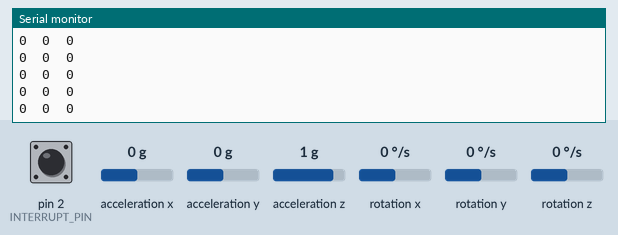
The sketch below on a simulated Arduino Uno, built with avr-gcc and run on an emulated ATmega328P. Parts: the last lines printed to the serial monitor. The test bench sets the inputs (shaded band); at power-on: acceleration x 0 g, acceleration z 1 g, acceleration y 0 g, rotation z 0 °/s, pin 2 (INTERRUPT_PIN) LOW, rotation x 0 °/s, rotation y 0 °/s. The sensor or clock chip raises its interrupt line as the real part does; no radio packets arrive unless stated.

Above: at 1.8 s.
1.9 s: acceleration x set to -1.4 g
At 2.02 s:
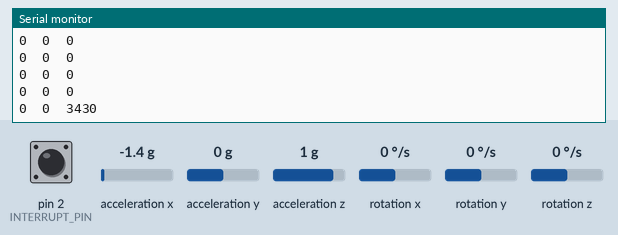
3.4 s: acceleration z set to -1.4 g
At 3.42 s:
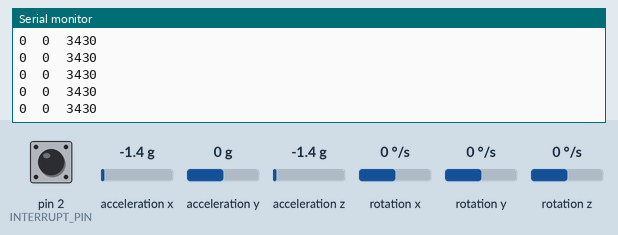
6.4 s: acceleration y set to -1.4 g
At 6.43 s:
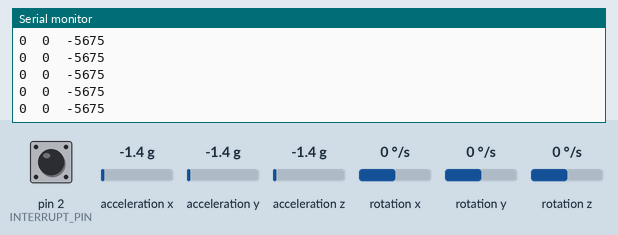
7.9 s: rotation z set to -192 °/s
At 7.9 s:
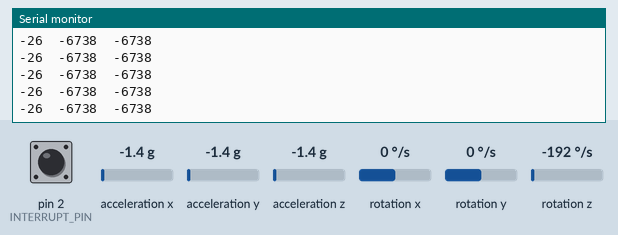
Timing chart, 0 to 10.4 s (numbered marks = the images above; inputs shaded):
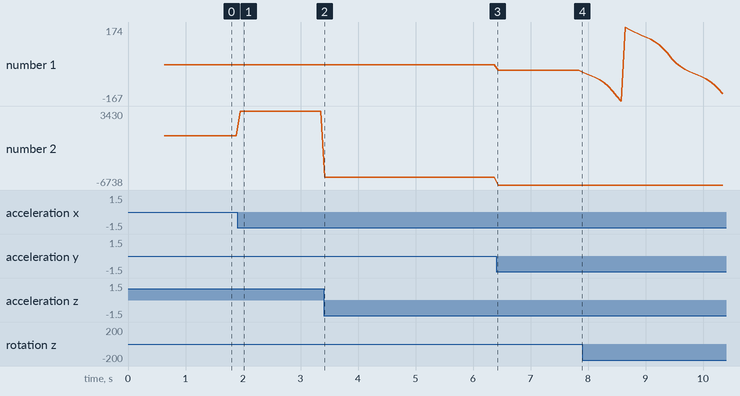

The sketch:

Transmitter_Code.ino
```cpp
// LoRa 9x_TX
// -*- mode: C++ -*-
// Example sketch showing how to create a simple messaging client (transmitter)
// with the RH_RF95 class. RH_RF95 class does not provide for addressing or
// reliability, so you should only use RH_RF95 if you do not need the higher
// level messaging abilities.
// It is designed to work with the other example LoRa9x_RX

//                      MPU
#include <I2Cdev.h>
#include "I2Cdev.h"
#if I2CDEV_IMPLEMENTATION == I2CDEV_ARDUINO_WIRE
    #include "Wire.h"
#endif
#include "MPU6050_6Axis_MotionApps20.h"
MPU6050 mpu;
#define OUTPUT_READABLE_EULER
#define OUTPUT_READABLE_REALACCEL
#define INTERRUPT_PIN 2  // use pin 2 on Arduino Uno & most boards

// MPU control/status vars
bool dmpReady = false;  // set true if DMP init was successful
uint8_t mpuIntStatus;   // holds actual interrupt status byte from MPU
uint8_t devStatus;      // return status after each device operation (0 = success, !0 = error)
uint16_t packetSize;    // expected DMP packet size (default is 42 bytes)
uint16_t fifoCount;     // count of all bytes currently in FIFO
uint8_t fifoBuffer[64]; // FIFO storage buffer

// orientation/motion vars
Quaternion q;           // [w, x, y, z]         quaternion container
VectorInt16 aa;         // [x, y, z]            accel sensor measurements
VectorInt16 aaReal;     // [x, y, z]            gravity-free accel sensor measurements
VectorFloat gravity;    // [x, y, z]            gravity vector
float euler[3];         // [psi, theta, phi]    Euler angle container

volatile bool mpuInterrupt = false;     // indicates whether MPU interrupt pin has gone high
void dmpDataReady() {
    mpuInterrupt = true;
}

//
#include <SPI.h>
#include <RH_RF95.h>

#define RFM95_CS 4
#define RFM95_RST 5
#define RFM95_INT 3

// Change to 434.0 or other frequency, must match RX's freq!
#define RF95_FREQ 433.0

// Singleton instance of the radio driver
RH_RF95 rf95(RFM95_CS, RFM95_INT);

void setup()
{
    //                        MPU
    // join I2C bus (I2Cdev library doesn't do this automatically)
    #if I2CDEV_IMPLEMENTATION == I2CDEV_ARDUINO_WIRE
        Wire.begin();
        Wire.setClock(400000); // 400kHz I2C clock. Comment this line if having compilation difficulties
    #elif I2CDEV_IMPLEMENTATION == I2CDEV_BUILTIN_FASTWIRE
        Fastwire::setup(400, true);
    #endif

    mpu.initialize();
    pinMode(INTERRUPT_PIN, INPUT);

    devStatus = mpu.dmpInitialize();

    // supply your own gyro offsets here, scaled for min sensitivity
    mpu.setXGyroOffset(220);
    mpu.setYGyroOffset(76);
    mpu.setZGyroOffset(-85);
    mpu.setZAccelOffset(1788); // 1688 factory default for my test chip

    // make sure it worked (returns 0 if so)
    if (devStatus == 0) {
        // turn on the DMP, now that it's ready
        //Serial.println(F("Enabling DMP..."));
        mpu.setDMPEnabled(true);

        // enable Arduino interrupt detection
        //Serial.println(F("Enabling interrupt detection (Arduino external interrupt 0)..."));
        attachInterrupt(digitalPinToInterrupt(INTERRUPT_PIN), dmpDataReady, RISING);
        mpuIntStatus = mpu.getIntStatus();

        // set our DMP Ready flag so the main loop() function knows it's okay to use it
        //Serial.println(F("DMP ready! Waiting for first interrupt..."));
        dmpReady = true;

        // get expected DMP packet size for later comparison
        packetSize = mpu.dmpGetFIFOPacketSize();
    } else {
        // ERROR!
        // 1 = initial memory load failed
        // 2 = DMP configuration updates failed
        // (if it's going to break, usually the code will be 1)
        Serial.print(F("DMP Initialization failed (code "));
        Serial.print(devStatus);
        Serial.println(F(")"));
    }

  //                LoRa
  pinMode(RFM95_RST, OUTPUT);
  digitalWrite(RFM95_RST, HIGH);

  while (!Serial);
  Serial.begin(115200);
  delay(100);

  //Serial.println("Arduino LoRa TX Test!");

  // manual reset
  digitalWrite(RFM95_RST, LOW);
  delay(10);
  digitalWrite(RFM95_RST, HIGH);
  delay(10);

  while (!rf95.init()) {
    Serial.println("LoRa radio init failed");
    while (1);
  }
  //Serial.println("LoRa radio init OK!");

  // Defaults after init are 434.0MHz, modulation GFSK_Rb250Fd250, +13dbM
  if (!rf95.setFrequency(RF95_FREQ)) {
    Serial.println("setFrequency failed");
    while (1);
  }
  //Serial.print("Set Freq to: "); Serial.println(RF95_FREQ);

  // Defaults after init are 434.0MHz, 13dBm, Bw = 125 kHz, Cr = 4/5, Sf = 128chips/symbol, CRC on

  // The default transmitter power is 13dBm, using PA_BOOST.
  // If you are using RFM95/96/97/98 modules which uses the PA_BOOST transmitter pin, then
  // you can set transmitter powers from 5 to 23 dBm:
  rf95.setTxPower(23, false);
}

//int16_t packetnum = 0;  // packet counter, we increment per xmission

void loop()
{

  //                    MPU
 // if programming failed, don't try to do anything
    if (!dmpReady) return;

    // wait for MPU interrupt or extra packet(s) available
    while (!mpuInterrupt && fifoCount < packetSize) {
    }

    // reset interrupt flag and get INT_STATUS byte
    mpuInterrupt = false;
    mpuIntStatus = mpu.getIntStatus();

    // get current FIFO count
    //fifoCount = mpu.getFIFOCount();

    // check for overflow (this should never happen unless our code is too inefficient)
    if ((mpuIntStatus & 0x10) || fifoCount == 1024) {
        // reset so we can continue cleanly
        mpu.resetFIFO();
        //Serial.println(F("FIFO overflow!"));

    // otherwise, check for DMP data ready interrupt (this should happen frequently)
    } else if (mpuIntStatus & 0x02) {
        // wait for correct available data length, should be a VERY short wait
        while (fifoCount < packetSize) fifoCount = mpu.getFIFOCount();

        // read a packet from FIFO
        mpu.getFIFOBytes(fifoBuffer, packetSize);
        mpu.resetFIFO();
        // track FIFO count here in case there is > 1 packet available
        // (this lets us immediately read more without waiting for an interrupt)
        fifoCount -= packetSize;

        #ifdef OUTPUT_READABLE_EULER
            // display Euler angles in degrees
            mpu.dmpGetQuaternion(&q, fifoBuffer);
            mpu.dmpGetEuler(euler, &q);
            //Serial.print("euler\t");
            //Serial.print(euler[0] * 180/M_PI); //rotation about x
            //Serial.print("\t");
        #endif

        #ifdef OUTPUT_READABLE_REALACCEL
            // display real acceleration, adjusted to remove gravity
            mpu.dmpGetQuaternion(&q, fifoBuffer);
            mpu.dmpGetAccel(&aa, fifoBuffer);
            mpu.dmpGetGravity(&gravity, &q);
            mpu.dmpGetLinearAccel(&aaReal, &aa, &gravity);
            //Serial.print(aaReal.x);

        #endif

        //Serial.print("\n");
    }


  //                  LoRa

  char accelpacky[10];
  char accelpackz[10];
  char anglepack[10];
  char space[2] = "\t";
  char finalpack[20] = "                   ";

  itoa(aaReal.y, accelpacky+0, 10);
  itoa(aaReal.z, accelpackz+0, 10);
  itoa(euler[0] * 180/M_PI, anglepack+0, 10);
  sprintf(finalpack,"%s%s%s%s%s",anglepack,space,accelpacky,space,accelpackz);
  //Serial.print("Sending ");
  //Serial.println(finalpack);
  finalpack[19] = 0;

  //Serial.println("Sending..."); //delay(10);
  rf95.send((uint8_t *)finalpack, 20);
  Serial.println(finalpack);
  //Serial.println("Waiting for packet to complete..."); //delay(10);
  rf95.waitPacketSent();
  // Now wait for a reply
  uint8_t buf[RH_RF95_MAX_MESSAGE_LEN];
  uint8_t len = sizeof(buf);

  //Serial.println("Waiting for reply..."); //delay(10);
  /*
  if (rf95.waitAvailableTimeout(1000))
  {
    // Should be a reply message for us now
    if (rf95.recv(buf, &len))
   {
      //Serial.print("Got reply: ");
      //Serial.println((char*)buf);
      //Serial.print("RSSI: ");
      //Serial.println(rf95.lastRssi(), DEC);
    }
    else
    {
      Serial.println("Receive failed");
    }
  }
  else
  {
    Serial.println("No reply, is there a listener around?");
  }*/
  //delay(1000);
}
```

Measured:
- after the input at 1.9 s, the serial monitor: prints a new line after 0.06 s (image 1)
- plotted number 1: 0 → -26 after the input at 6.4 s, -26 → -133 after the input at 7.9 s
- plotted number 2: 0 → 3430 after the input at 1.9 s, 3430 → -5675 after the input at 3.4 s, -5675 → -6738 after the input at 6.4 s
